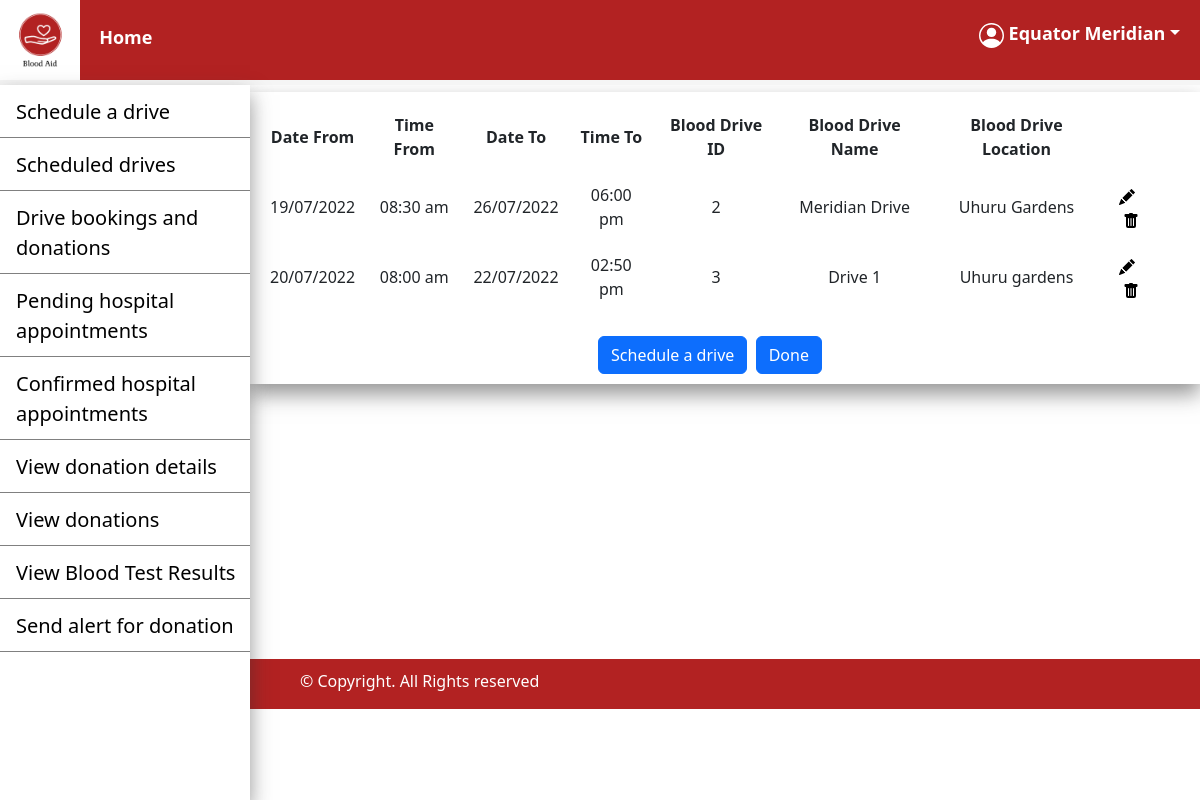
The app's page /blood_drive/driveHospitalView.php (signed in) with its own data.
### tables this page shows
CREATE TABLE `blood_drive` (
  `blood_drive_id` int(11) NOT NULL,
  `blood_drive_name` varchar(150) NOT NULL,
  `blood_drive_location` varchar(100) NOT NULL,
  `date_from` datetime NOT NULL,
  `date_to` datetime NOT NULL,
  `hospital_id` int(11) NOT NULL
);

### blood_drive/driveHospitalView.php (the view, shortened to what this page needs)
<?php
include('../connection/connect.php');
$id = $_SESSION['id']??null;
$sql = "SELECT * FROM blood_drive WHERE hospital_id = '$id' ORDER BY date_from";
$result = $connection->query($sql);
?>
<!DOCTYPE html>
<html>
    <head>
        <link href="https://cdn.jsdelivr.net/npm/bootstrap@5.2.0-beta1/dist/css/bootstrap.min.css" rel="stylesheet">
        <link href = "https://code.jquery.com/ui/1.10.4/themes/blitzer/jquery-ui.css" rel = "stylesheet">
        <link href = "../css/styles.css" rel = "stylesheet">
    </head>
    <body>
        <header>
        <nav style = 'position:fixed'>
            <img id="logo" src="../images/Logo.png" width="80"height="80">
            <a href="../hospital_page.php" style="margin-left:15px;">Home</a>
                <a href = ''style = "float: right;margin-right: 20px; padding-top:20px;" class = 'dropdown-toggle password' id = 'user' data-bs-toggle="dropdown">&nbsp;<?php echo $_SESSION['name']??null;?></a>
            </nav>
        </header>
        <div class="sidenav box-shadow">
            <a href="drive_scheduling.php">Schedule a drive</a>
            <a href="driveHospitalView.php">Scheduled drives</a>
            <a href="hospital_drive.php">Drive bookings and donations</a>
            <a href="../hospital_appointment/hospitalViewPendingAppointment.php">Pending hospital appointments</a>
            <a href="../hospital_appointment/hospitalViewConfirmedAppointment.php">Confirmed hospital appointments</a>
            <a href="../donate/hospitalViewDonationDetails.php">View donation details</a>
            <a href="../donate/hospitalViewDonations.php">View donations</a>
            <a href="../test_results/HospitalViewReleasedResults.php">View Blood Test Results</a>
            <a href="../hospital/requestBlood.php">Send alert for donation</a>
        </div>
        <main class = 'main'>
            <br><br><br>
            <div class="container">
                <div class="row">
                    <div id = 'drivehospitalview'class="col-md-auto box-shadow">
                        <?php
                        if (mysqli_num_rows($result) > 0)
                        {?>
                            <table>
                                <thead>
                                    <tr>
                                        <th>Date From</th>
                                        <th>Time From</th>
                                        <th>Date To</th>
                                        <th>Time To</th>
                                        <th>Blood Drive ID</th>
                                        <th>Blood Drive Name</th>
                                        <th>Blood Drive Location</th>
                                        <th></th>
                                    </tr>
                                </thead>
                                <tbody>
                                <tr><?php
                            while($row = mysqli_fetch_assoc($result))
                            {
                                $drive_id = $row['blood_drive_id'];
                                echo
                                    "<td>".date('d/m/Y',strtotime($row['date_from']))."</td>";
                                    echo "<td>".date('h:i a',strtotime($row['date_from']))."</td>
                                    <td>".date('d/m/Y',strtotime($row['date_to']))."</td>
                                    <td>".date('h:i a',strtotime($row['date_to']))."</td>
                                    <td>".$row['blood_drive_id']."</td>
                                    <td>".$row['blood_drive_name']."</td>
                                    <td>".$row['blood_drive_location']."</td>
                                    <td><a href = 'editDrive.php?id=".$drive_id."'><svg xmlns='http://www.w3.org/2000/svg' width='16' height='16' fill='currentColor' class='bi bi-pencil-fill' viewBox='0 0 16 16'>
                                    <path d='M12.854.146a.5.5 0 0 0-.707 0L10.5 1.793 14.207 5.5l1.647-1.646a.5.5 0 0 0 0-.708l-3-3zm.646 6.061L9.793 2.5 3.293 9H3.5a.5.5 0 0 1 .5.5v.5h.5a.5.5 0 0 1 .5.5v.5h.5a.5.5 0 0 1 .5.5v.5h.5a.5.5 0 0 1 .5.5v.207l6.5-6.5zm-7.468 7.468A.5.5 0 0 1 6 13.5V13h-.5a.5.5 0 0 1-.5-.5V12h-.5a.5.5 0 0 1-.5-.5V11h-.5a.5.5 0 0 1-.5-.5V10h-.5a.499.499 0 0 1-.175-.032l-.179.178a.5.5 0 0 0-.11.168l-2 5a.5.5 0 0 0 .65.65l5-2a.5.5 0 0 0 .168-.11l.178-.178z'/>
                                    </svg></a>";?><a href = '../connection/deleteDrive.php?id=<?php echo $drive_id;?>'></a></td>
                                </tr>
                                <?php
                            }?>
                        </tbody>
                        </table><br/><div style = 'text-align:center'>
                        <a href = '../blood_drive/drive_scheduling.php'><button class = 'btn btn-primary'>Schedule a drive</button></a>&nbsp;
                        <a href = '../hospital_page.php'><button class = 'btn btn-primary'>Done</button></a></div>
                        <?php
                        }else {
                           ?><script>alert('No blood drives scheduled');window.location.href = 'drive_scheduling.php';</script>
                        <?php
                        }?>
                    </div><div class="col"></div>
                    </div>
            </div>
        </main>
        <footer class = 'sidenav_footer'>
            <p>&#169; Copyright. All Rights reserved</p>
        </footer>
    </body>
</html>

### css/styles.css (style rules this page uses)
.box-shadow { -webkit-box-shadow: 0px 10px 20px 0px rgba(50, 50, 50, 0.52); -moz-box-shadow: 0px 10px 20px 0px hsla(0, 0%, 20%, 0.52); box-shadow: 0px 10px 20px 0px rgba(50, 50, 50, 0.52) }
#drivehospitalview { margin-top:20px; margin-bottom:275px; padding:10px; padding-right:40px; }
table { width:100%; }
table a { color:black; }
table, th, td { text-align:center; height: 70px; }
th,td { padding-left:10px; padding-right:10px; }
thead { height:60px; }
nav a { color:white; text-decoration: none; font-weight: bold; font-size: large; }
nav { top:0; width:100%; border-bottom: solid whitesmoke 5px; color:white; background-color: #b22222; }
footer { color:white; background-color: #b22222; height:50px; padding-left:20px; padding-top:10px; }
#logo { padding: 0; }
.sidenav { overflow-y: scroll; top: 0; bottom: 0; width: 250px; position: fixed; z-index: 1; left: 0; background-color: #fff; overflow-x: auto; margin-top:85px; }
.main { margin-left: 250px; }
.sidenav a { padding: 12px 8px 10px 16px; text-decoration: none; font-size: 20px; color: #000; display: block; border-bottom: 0.001px grey solid; }
.sidenav_footer { padding-left: 300px; }

### records on screen
blood_drive: date_from "19/07/2022", date_from "08:30 am", date_to "26/07/2022", date_to "06:00 pm", blood_drive_id "2", blood_drive_name "Meridian Drive", blood_drive_location "Uhuru Gardens"
blood_drive: date_from "20/07/2022", date_from "08:00 am", date_to "22/07/2022", date_to "02:50 pm", blood_drive_id "3", blood_drive_name "Drive 1", blood_drive_location "Uhuru gardens"

### other values on screen
$_SESSION['name'] "Equator Meridian"
